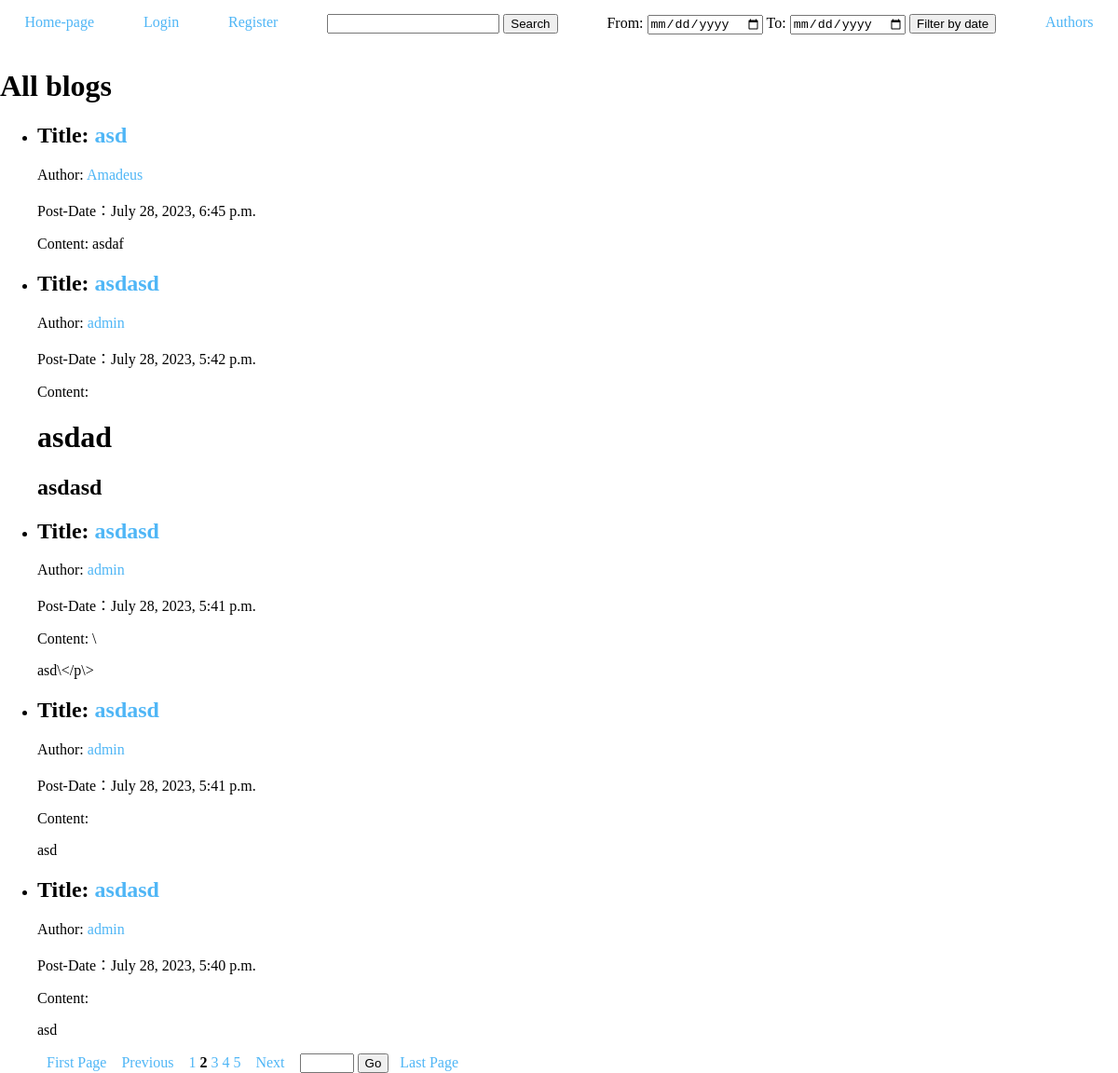
/blogs/?start_date=&end_date=&page=2, run on the app's committed database.
### blogs/models.py (models this page shows, shortened)
class Post(models.Model):
    title = models.CharField(max_length=200)
    content = models.TextField()
    date_created = models.DateTimeField(auto_now_add=True)
    author = models.ForeignKey(Author, on_delete=models.CASCADE)
    class Meta:
        ordering = ['-date_created']

class Author(models.Model):
    user = models.OneToOneField(User, on_delete=models.CASCADE, null=True, related_name='author')

### blogs/views.py (the view)
# urls.py: path('', views.post_list, name='post_list'),
def post_list(request):
    posts = Post.objects.all().order_by('-date_created')
    start_date_str = request.GET.get('start_date')
    end_date_str = request.GET.get('end_date')
    start_date = datetime.strptime(start_date_str, "%Y-%m-%d").date() if start_date_str else None
    end_date = datetime.strptime(end_date_str, "%Y-%m-%d").date() if end_date_str else None
    if start_date and end_date and start_date > end_date:
        start_date, end_date = end_date, start_date
    if start_date and end_date:
        posts = posts.filter(date_created__date__range=[start_date, end_date])
    paginator = Paginator(posts, 5)  # Show 5 posts per page.
    page_number = request.GET.get('page',1)
    posts = paginator.get_page(page_number)
    return render(request, 'blogs/post_list.html', {'posts': posts})

### blogs/templates/blogs/post_list.html (shortened to what this page needs)
{% extends 'blogs/base.html' %}
{% block content %}
<h1>All blogs</h1>
<body>
<ul>
{% for post in posts %}
    <li>
        <h2>Title: <a href="{% url 'post_detail' pk=post.pk %}">{{ post.title }}</a></h2>
        <p>Author: <a href="{% url 'author_posts' username=post.author.user.username %}">{{ post.author.user.username }}</a></p>
        <p>Post-Date：{{ post.date_created }}</p>
        <p>Content: {{ post.content|slice:":50"| safe }}{% if post.content|length > 50 %}...{% endif %}</p>
    </li>
{% empty %}
    <li>No articles.</li>
{% endfor %}
</ul>
{% if posts.paginator.num_pages > 1 %}
    <div style="margin-left: 50px;">
        <a href="?start_date={{ request.GET.start_date }}&end_date={{ request.GET.end_date }}&page=1">First Page</a>
        {% if posts.has_previous %}
            <a href="?start_date={{ request.GET.start_date }}&end_date={{ request.GET.end_date }}&page={{ posts.previous_page_number }}">Previous</a>
        {% else %}
            <span>Previous</span>
        {% endif %}
        {% for num in posts.paginator.page_range %}
            {% if num >= posts.number|add:"-4" and num <= posts.number|add:"3" %}
                {% if posts.number == num %}
                    <span><strong>{{ num }}</strong></span>
                {% else %}
                    <a href="?start_date={{ request.GET.start_date }}&end_date={{ request.GET.end_date }}&page={{ num }}">{{ num }}</a>
                {% endif %}
            {% endif %}
        {% endfor %}
        {% if posts.has_next %}
            <a href="?start_date={{ request.GET.start_date }}&end_date={{ request.GET.end_date }}&page={{ posts.next_page_number }}">Next</a>
        {% else %}
            <span>Next</span>
        {% endif %}
        <form method="GET" style="display: inline;">
            <input type="number" id="go_to_page" name="page" min="1" max="{{ posts.paginator.num_pages }}" required style="width: 50px;">
            <button type="submit">Go</button>
        </form>
        <a href="?start_date={{ request.GET.start_date }}&end_date={{ request.GET.end_date }}&page={{ posts.paginator.num_pages }}">Last Page</a>
    </div>
{% endif %}
{% endblock content %}

### blogs/templates/blogs/base.html (style rules this page uses)
form { display: inline-block; }
a { text-decoration: none; color: rgb(79, 182, 246); }
body { margin: 0; }

### data on the page
Post: title "asd", author.user.username "Amadeus", date_created "July 28, 2023, 6:45 p.m.", content "asdaf"
Post: title "asdasd", author.user.username "admin", date_created "July 28, 2023, 5:42 p.m.", content "asdad asdasd"
Post: title "asdasd", author.user.username "admin", date_created "July 28, 2023, 5:41 p.m.", content "\\ asd\\</p\\>"
Post: title "asdasd", author.user.username "admin", date_created "July 28, 2023, 5:41 p.m.", content "asd"
Post: title "asdasd", author.user.username "admin", date_created "July 28, 2023, 5:40 p.m.", content "asd"

### other printed values
{{ num }} "1" "3" "4" "5"
{{ num }} "2"
